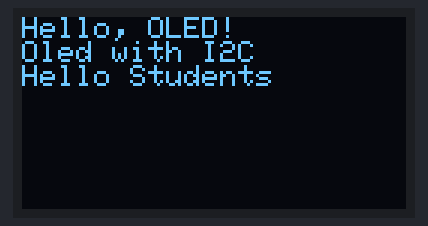
A program run on a simulated Arduino Uno R4 WiFi. On the bench: 128×64 one-colour display.

Above: at 0.1 s.

The program:

main.cpp
```cpp
#include <Arduino.h>
#include <Wire.h>
#include <Adafruit_SSD1306.h>
#include <Adafruit_GFX.h>

#define SCREEN_WIDTH 128
#define SCREEN_HEIGHT 64
#define OLED_ADDR 0x3C

Adafruit_SSD1306 display(SCREEN_WIDTH, SCREEN_HEIGHT, &Wire, -1);

void setup()
{
    Serial.begin(9600);
    if (!display.begin(SSD1306_SWITCHCAPVCC, OLED_ADDR))
    {
        Serial.println(F("OLED not found"));
        while (true);
    }
    display.clearDisplay();
    display.setTextSize(1);
    display.setTextColor(SSD1306_WHITE);
    display.setCursor(0, 0);
    display.println("Hello, OLED!");
    display.println("Oled with I2C");
    display.println("Hello Students");
    display.display();
}

void loop()
{
    // write your code here
}
```
